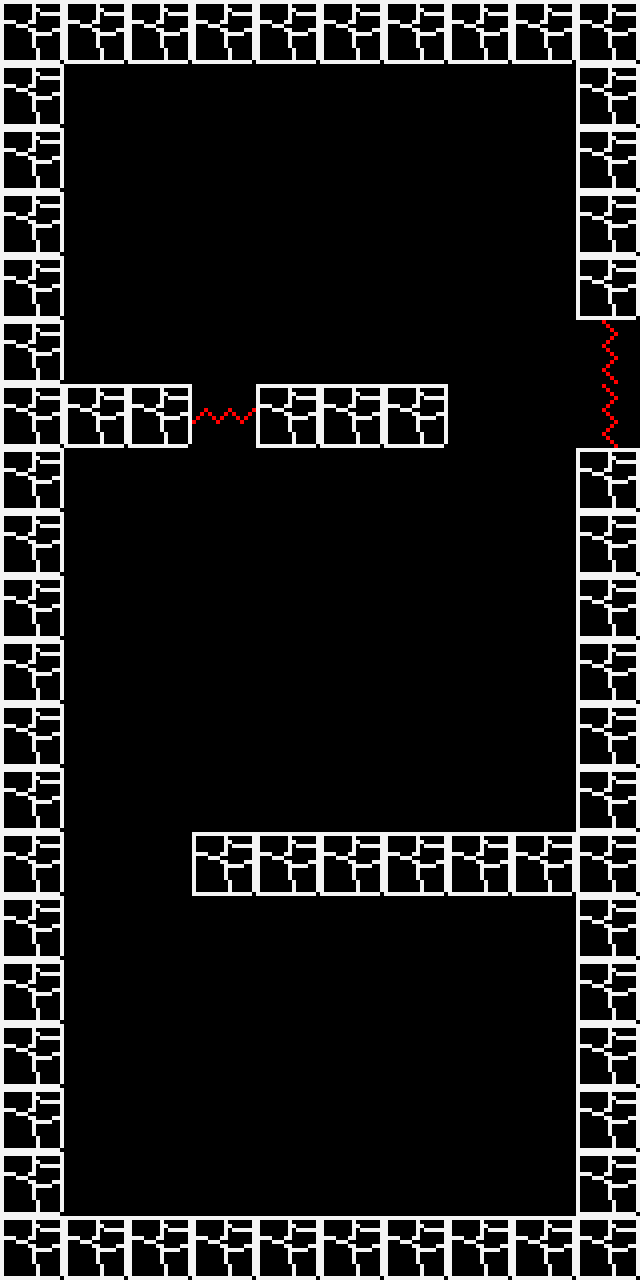

Rendered tile map (Tiled .tmx) drawn with the repository's tilesets; below, a short description and the full map source, tile grids included:
An orthogonal 10x20 tile map with 64x64 px tiles, 2 tile layers (ground, action) and 5 objects (2x ika, brain, cloud, heart).

<map version="1.2" tiledversion="1.2.3" orientation="orthogonal" renderorder="right-down" width="10" height="20" tilewidth="64" tileheight="64" infinite="0" nextlayerid="15" nextobjectid="25">
 <tileset firstgid="1" name="tileset" tilewidth="64" tileheight="64" tilecount="36" columns="12">
  <image source="tileset.png" width="768" height="192" />
  <tile id="3">
   <properties>
    <property name="damage" type="int" value="20" />
   </properties>
  </tile>
 </tileset>
 <layer id="2" name="ground" width="10" height="20">
  <data>
   <tile gid="1" />
   <tile gid="1" />
   <tile gid="1" />
   <tile gid="1" />
   <tile gid="1" />
   <tile gid="1" />
   <tile gid="1" />
   <tile gid="1" />
   <tile gid="1" />
   <tile gid="1" />
   <tile gid="1" />
   <tile />
   <tile />
   <tile />
   <tile />
   <tile />
   <tile />
   <tile />
   <tile />
   <tile gid="1" />
   <tile gid="1" />
   <tile />
   <tile />
   <tile />
   <tile />
   <tile />
   <tile />
   <tile />
   <tile />
   <tile gid="1" />
   <tile gid="1" />
   <tile />
   <tile />
   <tile />
   <tile />
   <tile />
   <tile />
   <tile />
   <tile />
   <tile gid="1" />
   <tile />
   <tile />
   <tile />
   <tile />
   <tile />
   <tile />
   <tile />
   <tile />
   <tile />
   <tile gid="1" />
   <tile gid="1" />
   <tile />
   <tile />
   <tile />
   <tile />
   <tile />
   <tile />
   <tile />
   <tile />
   <tile />
   <tile gid="1" />
   <tile gid="1" />
   <tile gid="1" />
   <tile />
   <tile gid="1" />
   <tile gid="1" />
   <tile gid="1" />
   <tile />
   <tile />
   <tile />
   <tile gid="1" />
   <tile />
   <tile />
   <tile />
   <tile />
   <tile />
   <tile />
   <tile />
   <tile />
   <tile gid="1" />
   <tile gid="1" />
   <tile />
   <tile />
   <tile />
   <tile />
   <tile />
   <tile />
   <tile />
   <tile />
   <tile gid="1" />
   <tile gid="1" />
   <tile />
   <tile />
   <tile />
   <tile />
   <tile />
   <tile />
   <tile />
   <tile />
   <tile gid="1" />
   <tile gid="1" />
   <tile />
   <tile />
   <tile />
   <tile />
   <tile />
   <tile />
   <tile />
   <tile />
   <tile gid="1" />
   <tile gid="1" />
   <tile />
   <tile />
   <tile />
   <tile />
   <tile />
   <tile />
   <tile />
   <tile />
   <tile gid="1" />
   <tile gid="1" />
   <tile />
   <tile />
   <tile />
   <tile />
   <tile />
   <tile />
   <tile />
   <tile />
   <tile gid="1" />
   <tile gid="1" />
   <tile />
   <tile />
   <tile gid="1" />
   <tile gid="1" />
   <tile gid="1" />
   <tile gid="1" />
   <tile gid="1" />
   <tile gid="1" />
   <tile gid="1" />
   <tile gid="1" />
   <tile />
   <tile />
   <tile />
   <tile />
   <tile />
   <tile />
   <tile />
   <tile />
   <tile gid="1" />
   <tile gid="1" />
   <tile />
   <tile />
   <tile />
   <tile />
   <tile />
   <tile />
   <tile />
   <tile />
   <tile gid="1" />
   <tile gid="1" />
   <tile />
   <tile />
   <tile />
   <tile />
   <tile />
   <tile />
   <tile />
   <tile />
   <tile gid="1" />
   <tile gid="1" />
   <tile />
   <tile />
   <tile />
   <tile />
   <tile />
   <tile />
   <tile />
   <tile />
   <tile gid="1" />
   <tile gid="1" />
   <tile />
   <tile />
   <tile />
   <tile />
   <tile />
   <tile />
   <tile />
   <tile />
   <tile gid="1" />
   <tile gid="1" />
   <tile gid="1" />
   <tile gid="1" />
   <tile gid="1" />
   <tile gid="1" />
   <tile gid="1" />
   <tile gid="1" />
   <tile gid="1" />
   <tile gid="1" />
   <tile gid="1" />
  </data>
 </layer>
 <layer id="13" name="action" width="10" height="20">
  <data>
   <tile />
   <tile />
   <tile />
   <tile />
   <tile />
   <tile />
   <tile />
   <tile />
   <tile />
   <tile />
   <tile />
   <tile />
   <tile />
   <tile />
   <tile />
   <tile />
   <tile />
   <tile />
   <tile />
   <tile />
   <tile />
   <tile />
   <tile />
   <tile />
   <tile />
   <tile />
   <tile />
   <tile />
   <tile />
   <tile />
   <tile />
   <tile />
   <tile />
   <tile />
   <tile />
   <tile />
   <tile />
   <tile />
   <tile />
   <tile />
   <tile gid="1" />
   <tile />
   <tile />
   <tile />
   <tile />
   <tile />
   <tile />
   <tile />
   <tile />
   <tile />
   <tile />
   <tile />
   <tile />
   <tile />
   <tile />
   <tile />
   <tile />
   <tile />
   <tile />
   <tile gid="4" />
   <tile />
   <tile />
   <tile />
   <tile gid="5" />
   <tile />
   <tile />
   <tile />
   <tile />
   <tile />
   <tile gid="4" />
   <tile />
   <tile />
   <tile />
   <tile />
   <tile />
   <tile />
   <tile />
   <tile />
   <tile />
   <tile />
   <tile />
   <tile />
   <tile />
   <tile />
   <tile />
   <tile />
   <tile />
   <tile />
   <tile />
   <tile />
   <tile />
   <tile />
   <tile />
   <tile />
   <tile />
   <tile />
   <tile />
   <tile />
   <tile />
   <tile />
   <tile />
   <tile />
   <tile />
   <tile />
   <tile />
   <tile />
   <tile />
   <tile />
   <tile />
   <tile />
   <tile />
   <tile />
   <tile />
   <tile />
   <tile />
   <tile />
   <tile />
   <tile />
   <tile />
   <tile />
   <tile />
   <tile />
   <tile />
   <tile />
   <tile />
   <tile />
   <tile />
   <tile />
   <tile />
   <tile />
   <tile />
   <tile />
   <tile />
   <tile />
   <tile />
   <tile />
   <tile />
   <tile />
   <tile />
   <tile />
   <tile />
   <tile />
   <tile />
   <tile />
   <tile />
   <tile />
   <tile />
   <tile />
   <tile />
   <tile />
   <tile />
   <tile />
   <tile />
   <tile />
   <tile />
   <tile />
   <tile />
   <tile />
   <tile />
   <tile />
   <tile />
   <tile />
   <tile />
   <tile />
   <tile />
   <tile />
   <tile />
   <tile />
   <tile />
   <tile />
   <tile />
   <tile />
   <tile />
   <tile />
   <tile />
   <tile />
   <tile />
   <tile />
   <tile />
   <tile />
   <tile />
   <tile />
   <tile />
   <tile />
   <tile />
   <tile />
   <tile />
   <tile />
   <tile />
   <tile />
   <tile />
   <tile />
   <tile />
   <tile />
   <tile />
   <tile />
   <tile />
   <tile />
   <tile />
   <tile />
  </data>
 </layer>
 <objectgroup id="10" name="enemies">
  <properties>
   <property name="name" value="brain" />
  </properties>
  <object id="19" name="brain" x="352" y="192" />
  <object id="20" name="ika" x="248" y="756" />
  <object id="22" name="ika" x="478.03" y="213.03" />
  <object id="24" name="cloud" x="99" y="350" />
 </objectgroup>
 <objectgroup id="14" name="items">
  <object id="23" name="heart" x="400.606" y="521.03">
   <point />
  </object>
 </objectgroup>
</map>
